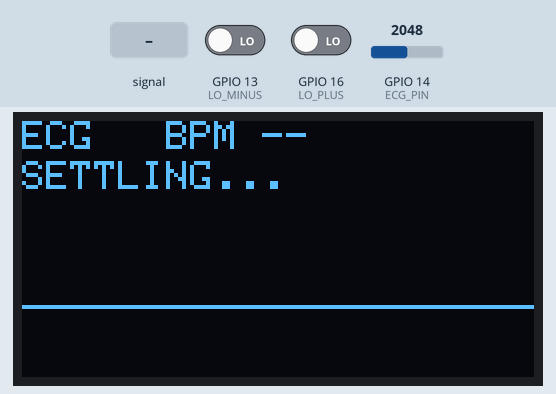
Recording of a sketch running on a simulated ESP32. Shown: 128×64 one-colour display. Inputs (shaded band) come from the test bench; at power-on: GPIO 13 (LO_MINUS) LOW, GPIO 14 (ECG_PIN) = 2048, GPIO 16 (LO_PLUS) LOW (analog values on the 0–4095 scale). What the sketch prints to the serial monitor is not drawn.

Above: at 1.2 s.
1.3 s: GPIO 14 (ECG_PIN) fed a 200 Hz sine of ±327 counts around its level
At 2.84 s:
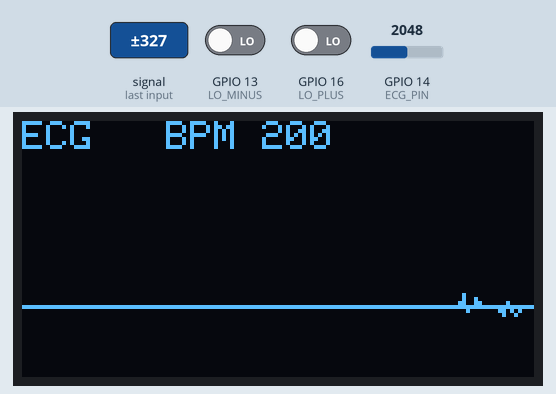
4.3 s: GPIO 13 (LO_MINUS) driven HIGH
At 4.7 s:
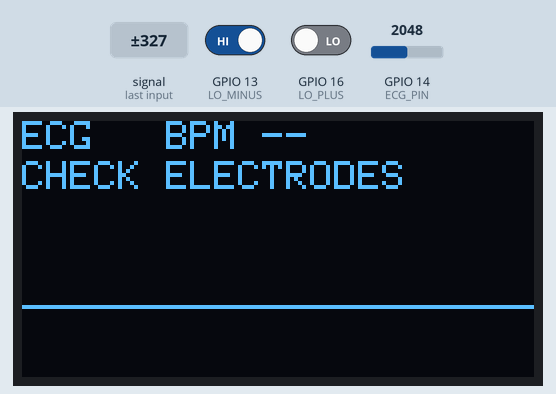
5.8 s: GPIO 13 (LO_MINUS) driven LOW
At 8.01 s:
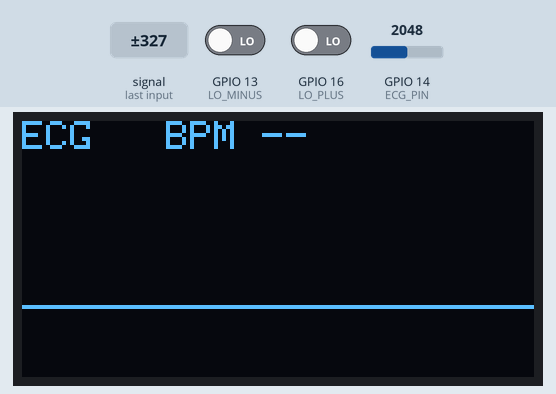
8.8 s: GPIO 14 (ECG_PIN) set to 1960
At 9.54 s:
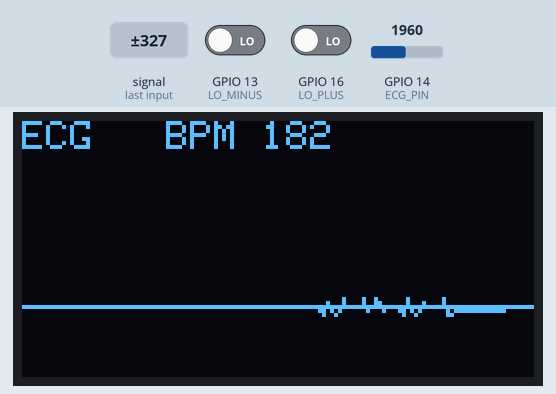
10.5 s: GPIO 14 (ECG_PIN) fed a 1000 Hz sine of ±1023 counts around its level
At 11.06 s:
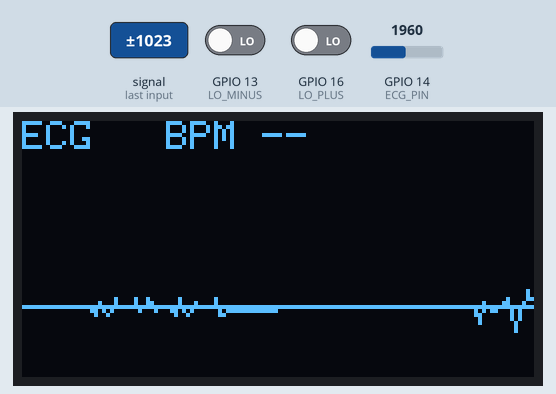
12.1 s: GPIO 14 (ECG_PIN) set to 2040
At 13.21 s:
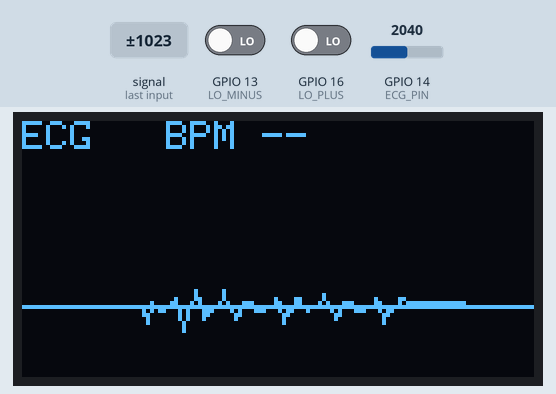
Timing chart, 0 to 14.9 s (numbered marks = the images above; inputs shaded):
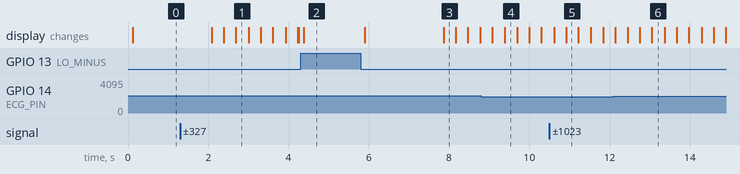

The sketch:

esp32_ecg.ino
```cpp
// ESP32 HW-724 / Lolin-style OLED + AD8232 educational ECG.
// Move LO- to GPIO13: GPIO4 is reserved for the built-in OLED.
// Disconnect electrodes before USB programming. Use standalone battery power
// while electrodes are attached. Not a medical or diagnostic instrument.
#include <Arduino.h>
#include <Wire.h>
#include <Adafruit_GFX.h>
#include <Adafruit_SSD1306.h>
#include <math.h>
#include "EcgProcessing.h"

constexpr float MAINS_HZ = 60; // Change to 50 in 50 Hz regions.
EcgProcessing processing(MAINS_HZ);

constexpr int ECG_PIN = 14, LO_PLUS = 16, LO_MINUS = 13;
constexpr int OLED_SDA = 5, OLED_SCL = 4;
constexpr int WIDTH = 128, HEIGHT = 64;
Adafruit_SSD1306 display(WIDTH, HEIGHT, &Wire, -1);
portMUX_TYPE sharedMux = portMUX_INITIALIZER_UNLOCKED;
int16_t trace[WIDTH] = {};
unsigned writeIndex = 0;
float shownBpm = 0;
bool disconnected = true, settling = true;

// The OLED runs on core 0 so a full I2C frame does not pause ADC sampling.
void displayTask(void *) {
  for (;;) {
    int16_t points[WIDTH];
    float rate;
    bool off, warmup;
    portENTER_CRITICAL(&sharedMux);
    for (int i = 0; i < WIDTH; ++i) points[i] = trace[(writeIndex + i) % WIDTH];
    rate = shownBpm; off = disconnected; warmup = settling;
    portEXIT_CRITICAL(&sharedMux);
    display.clearDisplay();
    display.setTextSize(1);
    display.setTextColor(SSD1306_WHITE);
    display.setCursor(0, 0);
    display.print("ECG   BPM ");
    if (rate > 0 && !off && !warmup) display.print((int)roundf(rate));
    else display.print("--");
    display.setCursor(0, 10);
    if (off) display.print("CHECK ELECTRODES");
    else if (warmup) display.print("SETTLING...");
    display.drawFastHLine(0, 46, WIDTH, SSD1306_WHITE);
    if (!off && !warmup) {
      for (int x = 1; x < WIDTH; ++x) {
        int y0 = constrain(46 - points[x - 1] / 40, 30, 63);
        int y1 = constrain(46 - points[x] / 40, 30, 63);
        display.drawLine(x - 1, y0, x, y1, SSD1306_WHITE);
      }
    }
    display.display();
    vTaskDelay(pdMS_TO_TICKS(40));
  }
}

void setup() {
  Serial.begin(115200);
  pinMode(LO_PLUS, INPUT);
  pinMode(LO_MINUS, INPUT);
  analogReadResolution(12);
  analogSetPinAttenuation(ECG_PIN, ADC_11db);
  // GPIO14 is ADC2: keep WiFi disabled with this wiring.
  Wire.begin(OLED_SDA, OLED_SCL);
  Wire.setTimeOut(20);
  if (display.begin(SSD1306_SWITCHCAPVCC, 0x3C, false, false)) {
    if (xTaskCreatePinnedToCore(displayTask, "OLED", 4096, nullptr, 1, nullptr, 0) != pdPASS)
      Serial.println("OLED task failed; serial output remains available.");
  } else Serial.println("OLED initialization failed; check model/address/pins.");
}

void loop() {
  static uint32_t nextSample = micros();
  static uint32_t connectedAt = 0;
  static bool wasOff = true;
  static unsigned decimation = 0;
  uint32_t now = micros();
  if ((int32_t)(now - nextSample) < 0) { delay(1); return; }
  nextSample += 4000; // 250 samples per second; no burst catch-up after a stall.
  if ((int32_t)(now - nextSample) >= 0) nextSample = now + 4000;
  uint32_t ms = millis();
  bool plus = digitalRead(LO_PLUS) == HIGH;
  bool minus = digitalRead(LO_MINUS) == HIGH;
  bool off = plus || minus;
  int raw = analogRead(ECG_PIN);
  if (off || wasOff) {
    processing.reset(raw, ms);
    connectedAt = ms;
  }
  bool warmup = off || ms - connectedAt < 2000;
  wasOff = off;
  bool peak = processing.step(raw, ms);
  float filtered = processing.clean;
  float rate = processing.bpm;
  portENTER_CRITICAL(&sharedMux);
  disconnected = off; settling = warmup; shownBpm = rate;
  if (++decimation == 4) { // approximately two seconds across the screen
    decimation = 0;
    trace[writeIndex] = warmup ? 0 : (int16_t)filtered;
    writeIndex = (writeIndex + 1) % WIDTH;
  }
  portEXIT_CRITICAL(&sharedMux);
  // Numeric-only fields for Arduino Serial Plotter; skip if USB is congested.
  char line[128];
  int count = snprintf(line, sizeof(line), "ECG:%.1f,BPM:%.1f,Peak:%d,LeadsOff:%d\n",
                       warmup ? 0.0f : filtered, rate, peak ? 300 : 0, off ? 1 : 0);
  if (count > 0 && count < (int)sizeof(line) && Serial.availableForWrite() >= count)
    Serial.write((const uint8_t *)line, count);
}
```

EcgProcessing.h
```cpp
#pragma once
#include <math.h>
#include <stdint.h>

// All coefficients assume 250 Hz. Display filtering changes waveform shape;
// this is an educational trace, not a diagnostic ECG bandwidth.
struct EcgBiquad {
  EcgBiquad(float b0_, float b1_, float b2_, float a1_, float a2_)
      : b0(b0_), b1(b1_), b2(b2_), a1(a1_), a2(a2_) {}
  float b0, b1, b2, a1, a2, z1 = 0, z2 = 0;
  float step(float x) {
    float y = b0 * x + z1;
    z1 = b1 * x - a1 * y + z2;
    z2 = b2 * x - a2 * y;
    return y;
  }
  void reset() { z1 = z2 = 0; }
};

class EcgProcessing {
 public:
  EcgProcessing(float mainsHz = 60) {
    const float w = 6.283185307f * mainsHz / 250;
    const float alpha = sinf(w) / 30; // notch Q=15
    notch = {1 / (1 + alpha), -2 * cosf(w) / (1 + alpha),
             1 / (1 + alpha), -2 * cosf(w) / (1 + alpha),
             (1 - alpha) / (1 + alpha)};
  }
  void reset(float raw, uint32_t now) {
    baseline = raw; clean = previous = detectorBaseline = 0;
    sum = oldEnergy = olderEnergy = 0; index = 0;
    for (float &v : energyWindow) v = 0;
    signal = 100; noise = 1; bpm = 0; intervals = 0;
    lastBeat = 0; started = now;
    notch.reset(); lowpass.reset();
  }
  bool step(float raw, uint32_t now) {
    baseline += 0.0124f * (raw - baseline);
    clean = lowpass.step(notch.step(raw - baseline));
    // Suppress slow P/T waves for detection, then integrate squared slope.
    detectorBaseline += 0.167f * (clean - detectorBaseline);
    float qrs = clean - detectorBaseline;
    float slope = qrs - previous; previous = qrs;
    sum += slope * slope - energyWindow[index];
    energyWindow[index] = slope * slope;
    index = (index + 1) % 25; // 100 ms integration merges Q/R/S lobes
    float energy = fmaxf(0, sum / 25);
    bool beat = false;
    if (oldEnergy > olderEnergy && oldEnergy >= energy) {
      float threshold = fmaxf(4, noise + 0.35f * (signal - noise));
      if (now - started < 2000) {
        signal = fmaxf(signal, oldEnergy);
      } else if (oldEnergy > threshold && (!lastBeat || now - lastBeat >= 300)) {
        signal = 0.875f * signal + 0.125f * oldEnergy;
        if (lastBeat) {
          uint32_t rr = now - lastBeat;
          if (rr <= 1500) {
            float instant = 60000.0f / rr;
            bpm = intervals == 0 ? instant : 0.75f * bpm + 0.25f * instant;
            ++intervals;
          } else { bpm = 0; intervals = 0; }
        }
        lastBeat = now; beat = true;
      } else {
        noise = 0.875f * noise + 0.125f * oldEnergy;
      }
    }
    olderEnergy = oldEnergy; oldEnergy = energy;
    if (lastBeat && now - lastBeat > 2000) {
      lastBeat = 0; bpm = 0; intervals = 0;
    }
    return beat;
  }
  float clean = 0, bpm = 0;
 private:
  EcgBiquad notch = {1, 0, 0, 0, 0};
  // Butterworth low-pass, 25 Hz at 250 samples/s.
  EcgBiquad lowpass = {0.06745527f, 0.13491055f, 0.06745527f,
                         -1.14298050f, 0.41280160f};
  float baseline = 2048, previous = 0, detectorBaseline = 0;
  float energyWindow[25] = {}, sum = 0, oldEnergy = 0, olderEnergy = 0;
  float signal = 100, noise = 1;
  unsigned index = 0, intervals = 0;
  uint32_t started = 0, lastBeat = 0;
};
```

Measured:
- after the input at 1.3 s, the display: first differs from a run without the input after 1.1 s (image 1 shows a later state)
- after the input at 4.3 s, the display: changes after 0.09 s (image 2)
- after the input at 5.8 s, the display: first changes after 0.09 s (image 3 shows a later state)
